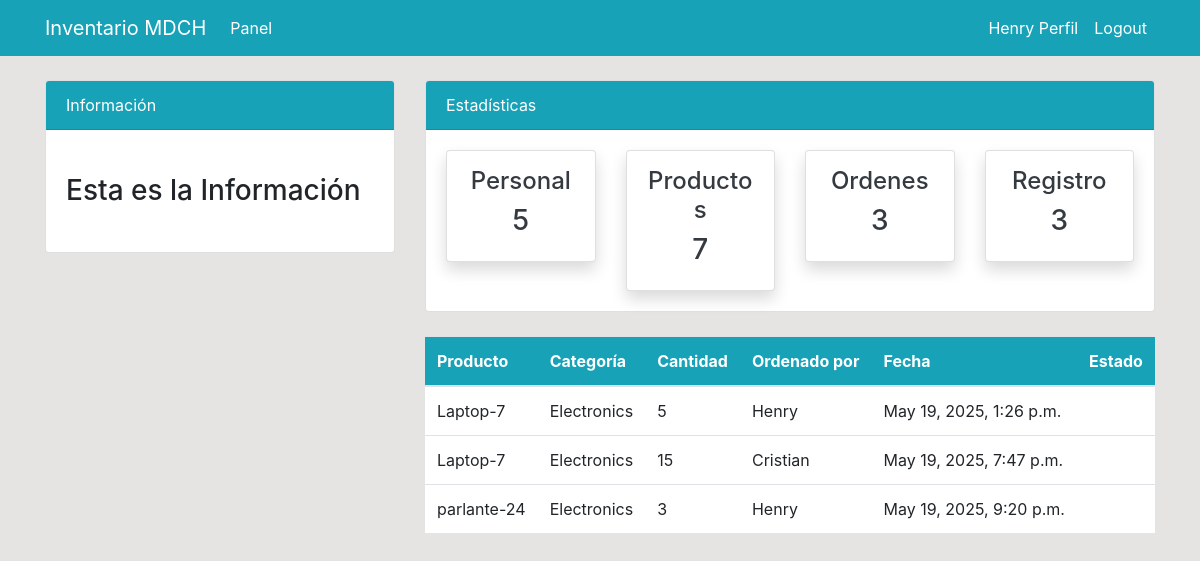
Before: /order/ (signed in) with the older database file.
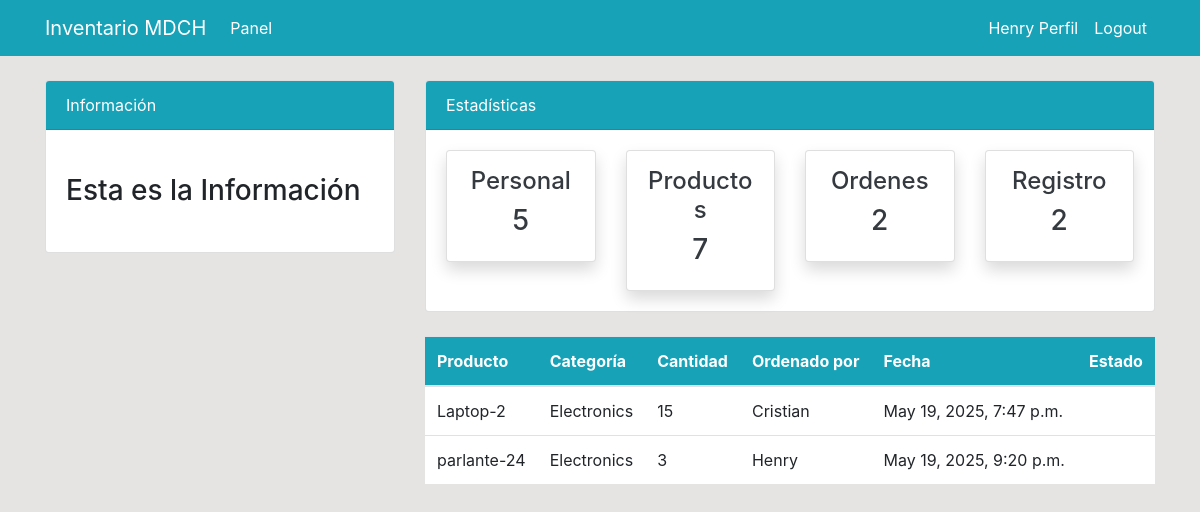
After: the same page with the newer database file.
### dashboard/models.py (models this page shows, shortened)
class Order(models.Model):
    product=models.ForeignKey(Product, on_delete=models.CASCADE, null=True)
    staff=models.ForeignKey(User, models.CASCADE, null=True, blank=True)
    order_quantity=models.PositiveIntegerField(null=True)
    date=models.DateTimeField(auto_now_add=True)
    STATUS_CHOICES = [
        ('pendiente', 'Pendiente'),
        ('aceptada', 'Aceptada'),
        ('denegada', 'Denegada'),
    ]
    status = models.CharField(
        max_length=10,
        choices=STATUS_CHOICES,
        default='pendiente'
    )
    class   Meta:
        verbose_name_plural= 'Order'

class Product(models.Model):
    name= models.CharField(max_length=100, null=True)
    category=models.CharField(max_length=30, choices=CATEGORY, null=True)
    quantity=models.PositiveIntegerField (null=True)
    class   Meta:
        verbose_name_plural= 'Product'
    def __str__(self):
        return f'{self.name}-{self.quantity}'

### dashboard/views.py (the view)
# urls.py: path('order/', views.order, name='dashboard-order'),
@login_required
def order(request):
    order = Order.objects.filter(status='pendiente')
    orders_count=order.count()
    workers_count =User.objects.all().count()
    product_count=Product.objects.all().count()
    context = {
        'order': order,
        'workers_count': workers_count,
        'orders_count': orders_count,
        'product_count': product_count,
    }
    return render(request, 'dashboard/order.html', context)

### templates/dashboard/order.html (shortened to what this page needs)
{% extends 'partials/base.html'%}
{% block content %}
{% include 'partials/topnav.html'%}
<div class="container">
    <div class="row my-4">
        <div class="col-md-4">
        </div>
        <div class="col-md-8">
            <table class="table bg-white">
                <thead class="bg-info">
                    <tr class="text-white">
                        <th scope="col">Producto</th>
                        <th scope="col">Categoría</th>
                        <th scope="col">Cantidad</th>
                        <th scope="col">Ordenado por</th>
                        <th scope="col">Fecha</th>
                        <th scope="col">Estado</th>
                    </tr>
                </thead>
                <tbody>
                    {% for order in order %}
                    <tr>
                        <td>{{ order.product }}</td>
                        <td>{{ order.product.category }}</td>
                        <td>{{ order.order_quantity }}</td>
                        <td>{{ order.staff.username }}</td>
                        <td>{{ order.date }}</td>
                        <td>
                        </td>
                    </tr>
                    {% endfor %}
                </tbody>
            </table>
        </div>
    </div>
</div>
{% endblock %}

Changed rows visible on the page:
no longer on this page (row edited): Order: product "Laptop-7", product.category "Electronics", order_quantity "5", staff.username "Henry", date "May 19, 2025, 1:26 p.m."
changed through a linked row, Order "Cristian": product "Laptop-7" → "Laptop-2"
Other visible differences:
{{ orders_count }}: "3" → "2"
